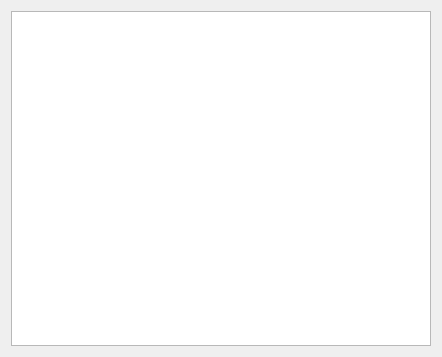
<?xml version="1.0" encoding="UTF-8"?>
<ui version="4.0">
 <class>Chat_form</class>
 <widget class="QWidget" name="Chat_form">
  <property name="geometry">
   <rect>
    <x>0</x>
    <y>0</y>
    <width>442</width>
    <height>357</height>
   </rect>
  </property>
  <property name="font">
   <font>
    <pointsize>12</pointsize>
   </font>
  </property>
  <property name="windowTitle">
   <string>Form</string>
  </property>
  <layout class="QHBoxLayout" name="horizontalLayout">
   <item>
    <layout class="QVBoxLayout" name="verticalLayout">
     <item>
      <widget class="QTextBrowser" name="textBrowser">
       <property name="font">
        <font>
         <pointsize>12</pointsize>
        </font>
       </property>
      </widget>
     </item>
    </layout>
   </item>
  </layout>
 </widget>
 <resources/>
 <connections/>
</ui>
